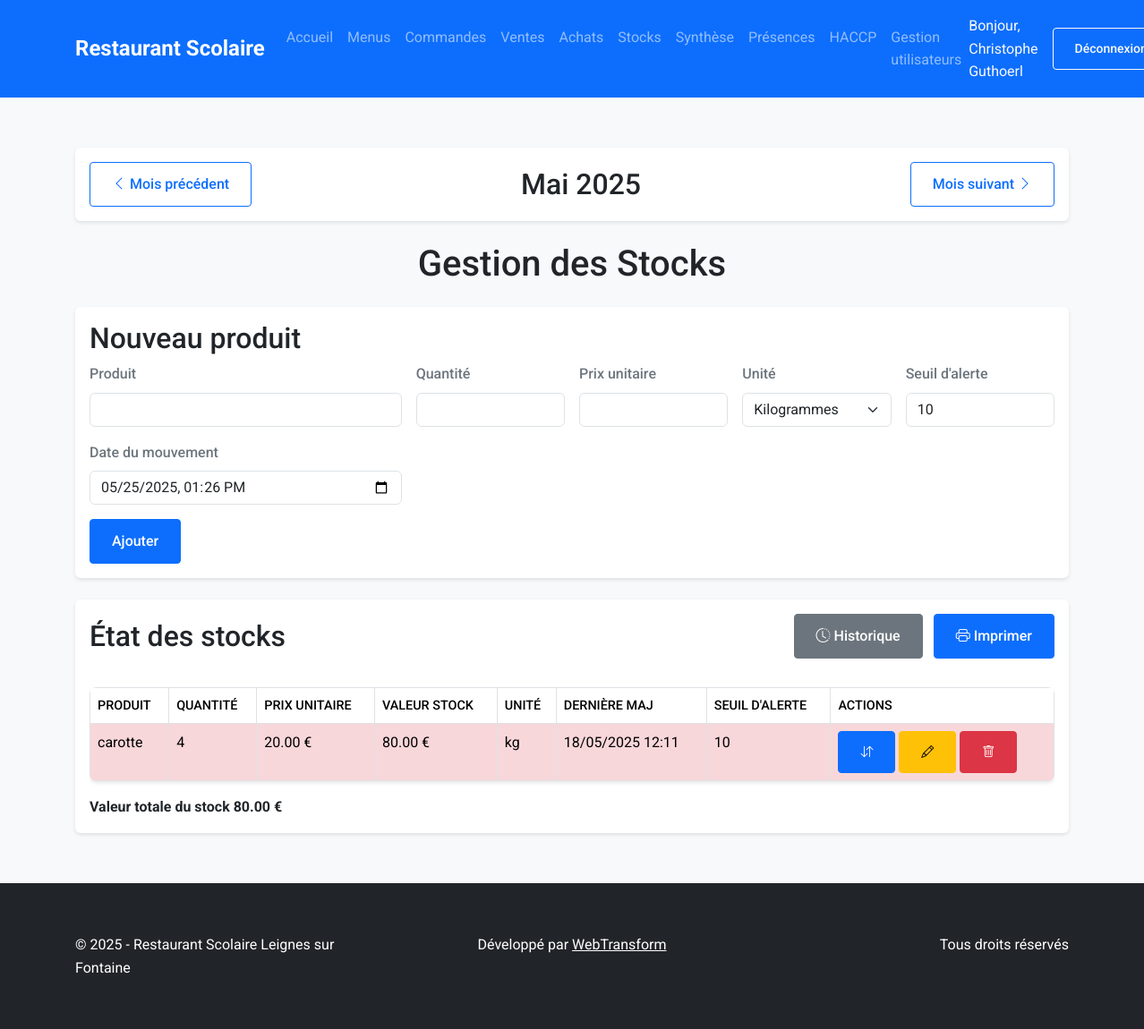
The page /templates/stocks/ (signed in) on the database its author committed.
### tables this page shows
CREATE TABLE `stocks` (
  `id` int(11) NOT NULL,
  `produit` varchar(255) NOT NULL,
  `quantite` int(11) NOT NULL,
  `prix_unitaire` decimal(10,2) NOT NULL DEFAULT '0.00',
  `unite` varchar(50) NOT NULL,
  `date_maj` datetime NOT NULL,
  `seuil_alerte` int(11) DEFAULT '10',
  `created_at` timestamp NOT NULL DEFAULT CURRENT_TIMESTAMP,
  `updated_at` timestamp NOT NULL DEFAULT CURRENT_TIMESTAMP ON UPDATE CURRENT_TIMESTAMP
);

### includes/functions.php (called while the page is built, shortened)
<?php
function formatDateToFrench($date, $format = 'MMMM y')
{
    $formatter = new IntlDateFormatter(
        'fr_FR',
        IntlDateFormatter::FULL,
        IntlDateFormatter::FULL,
        'Europe/Paris',
        IntlDateFormatter::GREGORIAN,
        $format
    );
    if (is_string($date)) {
        $date = new DateTime($date);
    }
    return ucfirst($formatter->format($date));
}

### auth/auth_functions.php (called while the page is built, shortened)
<?php
if (!function_exists('logout')) {
    if (!function_exists('hasEditPermission')) {
        function hasEditPermission()
        {
            return isset($_SESSION['role']) && $_SESSION['role'] === 'admin';
        }
    }
}

### src/Models/stock.php (called while the page is built, shortened)
<?php
class Stock
{
    private $db;
    public function __construct()
    {
        $config = require_once __DIR__ . '/../../config/database.php';
        try {
            $this->db = new PDO(
                "mysql:host={$config['host']};dbname={$config['dbname']};port={$config['port']};charset=utf8mb4",
                $config['user'],
                $config['password'],
                array(PDO::MYSQL_ATTR_INIT_COMMAND => "SET NAMES utf8mb4")
            );
            $this->db->setAttribute(PDO::ATTR_ERRMODE, PDO::ERRMODE_EXCEPTION);
        } catch (PDOException $e) {
            die("Erreur de connexion : " . $e->getMessage());
        }
    }
    public function supprimer($id)
    {
        error_log("Tentative de suppression du stock - ID: $id");
        try {
            $this->db->beginTransaction();
            $stock = $this->getById($id);
            if (!$stock) {
                throw new Exception("Stock non trouvé");
            }
            error_log("Stock à supprimer : " . print_r($stock, true));
            $sql = "DELETE FROM historique_stocks WHERE stock_id = ?";
            $stmt = $this->db->prepare($sql);
            $stmt->execute([$id]);
            error_log("Historique des mouvements supprimé");
            $sql = "DELETE FROM stocks WHERE id = ?";
            $stmt = $this->db->prepare($sql);
            $success = $stmt->execute([$id]);
            if (!$success) {
                error_log("Erreur lors de la suppression : " . print_r($stmt->errorInfo(), true));
                throw new Exception("Échec de la suppression du stock");
            }
            error_log("Stock supprimé avec succès");
            $mois = date('m');
            $annee = date('Y');
            $synthese = new Synthese($this->db);
            $synthese->updateValeurStockMensuel($mois, $annee);
            $this->db->commit();
            return true;
        } catch (Exception $e) {
            error_log("Erreur lors de la suppression du stock: " . $e->getMessage());
            $this->db->rollBack();
            throw $e;
        }
    }    public function getListe($mois = null, $annee = null)
    {
        try {
            $sql = "SELECT s.*, s.quantite, s.produit, s.prix_unitaire,
                        (s.quantite * s.prix_unitaire) as valeur_stock,
                        CASE
                            WHEN s.quantite <= s.seuil_alerte THEN 'alert'
                            WHEN s.quantite <= (s.seuil_alerte * 2) THEN 'warning'
                            ELSE 'ok'
                        END as stock_status
                    FROM stocks s
                    WHERE 1=1";
            $params = array();            if ($mois !== null && $annee !== null) {
                $date_format = sprintf('%04d-%02d', $annee, $mois);
                $sql .= " AND DATE_FORMAT(s.date_maj, '%Y-%m') = :date_format";
                $params[':date_format'] = $date_format;
            }
            $sql .= " ORDER BY s.produit ASC";
            $stmt = $this->db->prepare($sql);
            foreach ($params as $key => $value) {
                $stmt->bindValue($key, $value);
            }
            $stmt->execute();
            return $stmt->fetchAll(PDO::FETCH_ASSOC);
        } catch (PDOException $e) {
            error_log("Erreur lors de la récupération de la liste des mouvements: " . $e->getMessage());
            return false;
        }
    }
}

### templates/stocks/index.php (the view, shortened to what this page needs)
<?php
require_once __DIR__ . '/../../includes/header.php';
require_once __DIR__ . '/../../includes/functions.php';
require_once __DIR__ . '/../../src/Models/stock.php';
require_once __DIR__ . '/../../auth/auth_functions.php';
$stock = new Stock();
$mois = isset($_GET['mois']) ? intval($_GET['mois']) : intval(date('m'));
$annee = isset($_GET['annee']) ? intval($_GET['annee']) : intval(date('Y'));
$datePrecedente = new DateTime("$annee-$mois-01");
$datePrecedente->modify('-1 month');
$dateSuivante = new DateTime("$annee-$mois-01");
$dateSuivante->modify('+1 month');
$stocks = $stock->getListe($mois, $annee);
?>
<div class="container">
    <div class="card mb-4">
        <div class="card-body">
            <div class="d-flex justify-content-between align-items-center">
                <a href="?mois=<?= $datePrecedente->format('m') ?>&annee=<?= $datePrecedente->format('Y') ?>"
                    class="btn btn-outline-primary">
                    <i class="bi bi-chevron-left"></i> Mois précédent
                </a>
                <h2 class="mb-0">
                    <?= formatDateToFrench("$annee-$mois-01", 'MMMM y') ?>
                </h2>
                <a href="?mois=<?= $dateSuivante->format('m') ?>&annee=<?= $dateSuivante->format('Y') ?>"
                    class="btn btn-outline-primary">
                    Mois suivant <i class="bi bi-chevron-right"></i>
                </a>
            </div>
        </div>
    </div>
    <h1 class="text-center mb-4">Gestion des Stocks</h1>
    <?php if (hasEditPermission()): ?>
    <div class="card mb-4">
        <div class="card-body">
            <h2 class="card-title">Nouveau produit</h2>
            <form method="POST" class="row g-3">
                <div class="col-md-4">
                    <label for="produit" class="form-label">Produit</label>
                    <input type="text" class="form-control" id="produit" name="produit" required>
                </div>
                <div class="col-md-2">
                    <label for="quantite" class="form-label">Quantité</label>
                    <input type="number" class="form-control" id="quantite" name="quantite" required>
                </div>
                <div class="col-md-2">
                    <label for="prix_unitaire" class="form-label">Prix unitaire</label>
                    <input type="number" step="0.01" class="form-control" id="prix_unitaire" name="prix_unitaire"
                        required>
                </div>
                <div class="col-md-2">
                    <label for="unite" class="form-label">Unité</label>
                    <select class="form-select" id="unite" name="unite" required>
                        <option value="kg">Kilogrammes</option>
                    </select>
                </div>
                <div class="col-md-2">
                    <label for="seuil_alerte" class="form-label">Seuil d'alerte</label>
                    <input type="number" class="form-control" id="seuil_alerte" name="seuil_alerte" value="10">
                </div>
                <div class="col-md-4">
                    <label for="date_mouvement" class="form-label">Date du mouvement</label>
                    <input type="datetime-local" class="form-control" id="date_mouvement" name="date_mouvement"
                        value="<?= date('Y-m-d\TH:i') ?>"
                        required>
                </div>
                <div class="col-12">
                    <button type="submit" class="btn btn-primary">Ajouter</button>
                </div>
            </form>
        </div>
    </div>
    <?php endif; ?>
    <div class="card">
        <div class="card-body">
            <div class="d-flex justify-content-between align-items-center mb-3">
                <h2 class="card-title mb-0">État des stocks</h2>
                <div>
                    <a href="historique.php" class="btn btn-secondary me-2">
                        <i class="bi bi-clock-history"></i> Historique
                    </a>
                    <button class="btn btn-primary" onclick="imprimerStocks()">
                        <i class="bi bi-printer"></i> Imprimer
                    </button>
                </div>
            </div>
            <div class="table-responsive">
                <table class="table">
                    <thead>
                        <tr>
                            <th>Produit</th>
                            <th>Quantité</th>
                            <th>Prix unitaire</th>
                            <th>Valeur stock</th>
                            <th>Unité</th>
                            <th>Dernière MAJ</th>
                            <th>Seuil d'alerte</th>
                            <?php if (hasEditPermission()): ?>
                            <th>Actions</th>
                            <?php endif; ?>
                        </tr>
                    </thead>
                    <tbody>
                        <?php
                        $total_stock = 0;
                        foreach ($stocks as $s):
                            $total_stock += $s['valeur_stock'];
                            ?>
                        <tr
                            class="<?= $s['stock_status'] === 'alert' ? 'table-danger' : ($s['stock_status'] === 'warning' ? 'table-warning' : '') ?>">
                            <td><?= htmlspecialchars($s['produit']) ?>
                            </td>
                            <td><?= $s['quantite'] ?>
                            </td>
                            <td><?= number_format($s['prix_unitaire'], 2) ?>
                                €</td>
                            <td><?= number_format($s['valeur_stock'], 2) ?>
                                €</td>
                            <td><?= htmlspecialchars($s['unite']) ?>
                            </td>
                            <td><?= date('d/m/Y H:i', strtotime($s['date_maj'])) ?>
                            </td>
                            <td><?= $s['seuil_alerte'] ?>
                            </td>
                            <?php if (hasEditPermission()): ?>
                            <td>
                                <button class="btn btn-sm btn-primary"
                                    onclick="ajusterStock(<?= $s['id'] ?>)">
                                    <i class="bi bi-arrow-down-up"></i>
                                </button>
                                <button class="btn btn-sm btn-warning"
                                    onclick="modifierStock(<?= $s['id'] ?>)">
                                    <i class="bi bi-pencil"></i>
                                </button>
                                <button class="btn btn-sm btn-danger"
                                    onclick="supprimerStock(<?= $s['id'] ?>)">
                                    <i class="bi bi-trash"></i>
                                </button>
                            </td>
                            <?php endif; ?>
                        </tr>
                        <?php endforeach; ?>
                    </tbody>
                </table>
                <tfoot>
                    <tr class="table-primary">
                        <td colspan="3"><strong>Valeur totale du stock</strong></td>
                        <td colspan="5">
                            <strong><?= number_format($total_stock, 2) ?>
                                €</strong>
                        </td>
                    </tr>
                </tfoot>
            </div>
        </div>
    </div>
</div>
<?php require_once __DIR__ . '/../../includes/footer.php'; ?>

### public/css/style.css (style rules this page uses)
:root { --primary-color: #0d6efd; --secondary-color: #6c757d; --success-color: #198754; --background-color: #f8f9fa; --text-color: #212529; }
* { margin: 0; padding: 0; box-sizing: border-box; }
html, body { height: 100%; }
body { font-family: 'Roboto', Arial, sans-serif; line-height: 1.6; color: var(--text-color); background-color: var(--background-color); min-height: 100vh; display: flex; flex-direction: column; }
main>.container { padding-top: 2rem; padding-bottom: 2rem; }
.card { transition: transform 0.3s ease, box-shadow 0.3s ease; border: none; box-shadow: 0 2px 4px rgba(0, 0, 0, 0.1); }
label { display: block; margin-bottom: 0.5rem; font-weight: 500; color: var(--secondary-color); }
input, select, textarea { width: 100%; padding: 0.75rem; border: 1px solid #dee2e6; border-radius: 4px; transition: border-color 0.2s ease; }
.btn { padding: 0.75rem 1.5rem; border-radius: 4px; font-weight: 500; transition: all 0.2s ease; }
table { width: 100%; border-collapse: collapse; margin-top: 1rem; background: white; box-shadow: 0 2px 4px rgba(0, 0, 0, 0.1); border-radius: 8px; overflow: hidden; }
th { background-color: var(--primary-color); color: white; font-weight: 500; text-transform: uppercase; font-size: 0.9rem; }
th, td { padding: 1rem; border: 1px solid #dee2e6; }
.container { width: 100%; padding-right: 15px; padding-left: 15px; margin-right: auto; margin-left: auto; }

### rows shown on the page
stocks: produit "carotte", quantite "4", prix_unitaire "20.00", valeur_stock "80.00", unite "kg", date_maj "18/05/2025 12:11", seuil_alerte "10"

### other values the page prints
$_SESSION['nom_complet'] "Christophe Guthoerl"
formatDateToFrench("$annee-$mois-01", 'MMMM y') "Mai 2025"
$total_stock "80.00"
